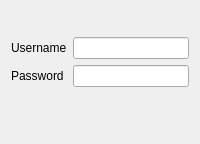
         <widget class="QWidget" name="eqslSyncQSLTab">
          <attribute name="title">
           <string>eQSL</string>
          </attribute>
          <layout class="QFormLayout" name="formLayout_5">
           <item row="0" column="1">
            <spacer name="verticalSpacer_14">
             <property name="orientation">
              <enum>Qt::Vertical</enum>
             </property>
             <property name="sizeType">
              <enum>QSizePolicy::Fixed</enum>
             </property>
             <property name="sizeHint" stdset="0">
              <size>
               <width>20</width>
               <height>20</height>
              </size>
             </property>
            </spacer>
           </item>
           <item row="1" column="0">
            <widget class="QLabel" name="eqslUsernameLabel">
             <property name="text">
              <string>Username</string>
             </property>
            </widget>
           </item>
           <item row="1" column="1">
            <widget class="QLineEdit" name="eqslUsernameEdit"/>
           </item>
           <item row="2" column="0">
            <widget class="QLabel" name="eqslPasswordLabel">
             <property name="text">
              <string>Password</string>
             </property>
            </widget>
           </item>
           <item row="2" column="1">
            <widget class="QLineEdit" name="eqslPasswordEdit">
             <property name="echoMode">
              <enum>QLineEdit::Password</enum>
             </property>
            </widget>
           </item>
           <item row="3" column="1">
            <spacer name="verticalSpacer_15">
             <property name="orientation">
              <enum>Qt::Vertical</enum>
             </property>
             <property name="sizeHint" stdset="0">
              <size>
               <width>20</width>
               <height>40</height>
              </size>
             </property>
            </spacer>
           </item>
          </layout>
         </widget>
